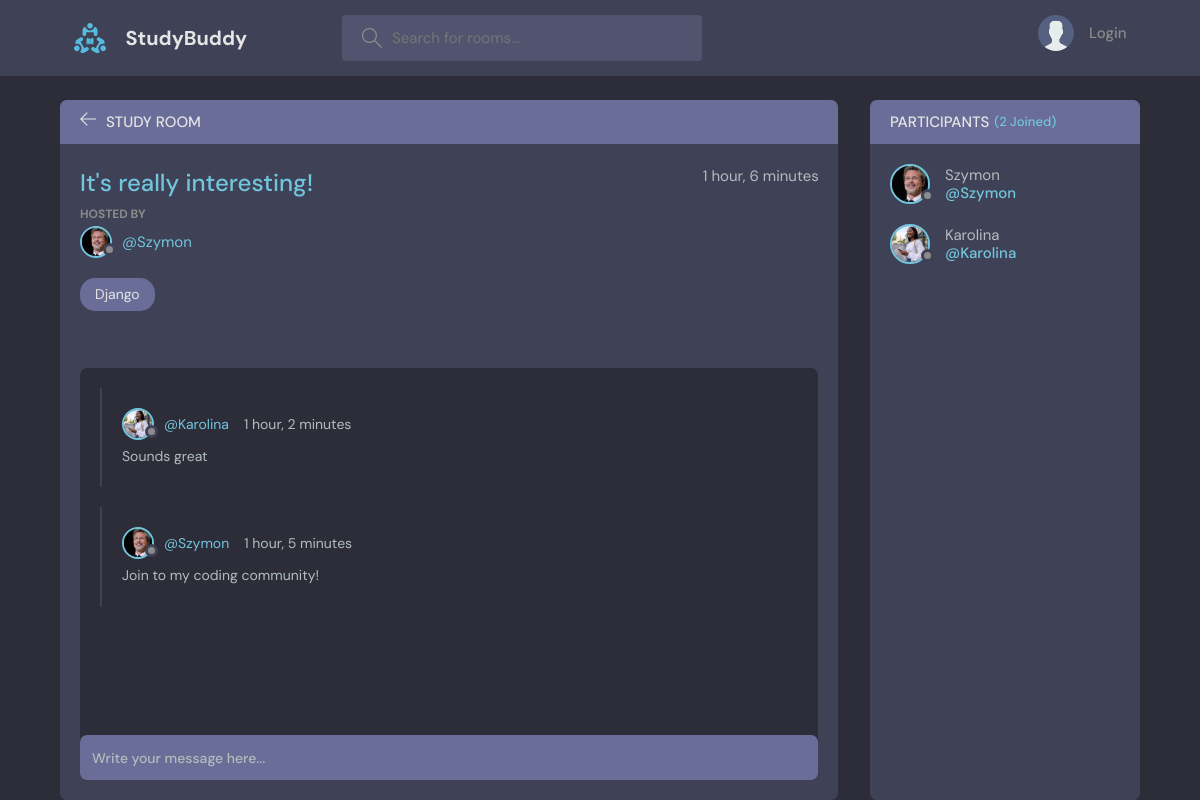
The page /room/4/ on the database its author committed.
### base/models.py (models this page shows, shortened)
class Room(models.Model):
    host = models.ForeignKey(User, on_delete=models.SET_NULL, null=True)
    topic = models.ForeignKey(Topic, on_delete=models.SET_NULL, null=True)
    name = models.CharField(max_length=200)
    description = models.TextField(null=True, blank=True) #Może powstać bez opisu
    participants = models.ManyToManyField(User, related_name='participants', blank=True)
    updated = models.DateTimeField(auto_now=True)
    created = models.DateTimeField(auto_now_add=True) #zapisuje tylko pierwsze stworzenie
    class Meta:
        ordering = ['-updated', '-created']

class User(AbstractUser):
    name = models.CharField(max_length = 200, null = True)
    email = models.EmailField(unique = True, null=True)
    bio = models.TextField(null=True)
    avatar = models.ImageField(null=True, default="avatar.svg")
    USERNAME_FIELD = 'email'
    REQUIRED_FIELDS = []

class Topic(models.Model):
    name = models.CharField(max_length=200)
    def __str__(self):
        return self.name

class Message(models.Model):
    user = models.ForeignKey(User, on_delete=models.CASCADE)
    room = models.ForeignKey(Room, on_delete=models.CASCADE) #Jeśli usuniemy room usuwamy messages
    body = models.TextField()
    updated = models.DateTimeField(auto_now=True)
    created = models.DateTimeField(auto_now_add=True) #zapisuje tylko pierwsze stworzenie
    class Meta:
        ordering = ['-updated', '-created']

### base/views.py (the view, shortened to what this page needs)
# urls.py: path('room/<str:pk>/', views.room, name='room'),
def room (request, pk):
    room = Room.objects.get(id=pk)
    room_messages = room.message_set.all() #od najnowszych
    participants = room.participants.all()
    context = {'room': room, 'room_messages': room_messages, 'participants': participants}
    return render(request, 'base/room.html', context)

### base/templates/base/room.html (shortened to what this page needs)
{% extends 'main.html' %}
{% block content %}
    <main class="profile-page layout layout--2">
      <div class="container">
        <div class="room">
          <div class="room__top">
            <div class="room__topLeft">
              <a href="{% url 'home' %}">
                <svg version="1.1" xmlns="http://www.w3.org/2000/svg" width="32" height="32" viewBox="0 0 32 32">
                  <title>arrow-left</title>
                  <path
                    d="M13.723 2.286l-13.723 13.714 13.719 13.714 1.616-1.611-10.96-10.96h27.625v-2.286h-27.625l10.965-10.965-1.616-1.607z"
                  ></path>
                </svg>
              </a>
              <h3>Study Room</h3>
            </div>
          </div>
          <div class="room__box scroll">
            <div class="room__header scroll">
              <div class="room__info">
                <h3>{{room.name}}</h3>
                <span>{{room.created|timesince}}</span>
              </div>
              <div class="room__hosted">
                <p>Hosted By</p>
                <a href="{% url 'user-profile' room.host.id %}" class="room__author">
                  <div class="avatar avatar--small">
                    <img src="{{room.host.avatar.url}}" />
                  </div>
                  <span>@{{room.host.username}}</span>
                </a>
              </div>
              <span class="room__topics">{{room.topic}}</span>
            </div>
            <div class="room__conversation">
              <div class="threads scroll">
                {% for message in room_messages %}
                <div class="thread">
                  <div class="thread__top">
                    <div class="thread__author">
                      <a href="{% url 'user-profile' message.user.id %}" class="thread__authorInfo">
                        <div class="avatar avatar--small">
                          <img src="{{message.user.avatar.url}}" />
                        </div>
                        <span>@{{message.user.username}}</span>
                      </a>
                      <span class="thread__date">{{message.created|timesince}}</span>
                    </div>
                  </div>
                  <div class="thread__details">
                    {{message.body}}
                  </div>
                </div>
                {% endfor %}
              </div>
            </div>
          </div>
          <div class="room__message">
            <form method ='POST' action="">
              <input name="body" placeholder="Write your message here..." />
            </form>
          </div>
        </div>
        <div class="participants">
          <h3 class="participants__top">Participants <span>({{participants.count}} Joined)</span></h3>
          <div class="participants__list scroll">
            {% for user in participants %}
            <a href="{% url 'user-profile' user.id %}" class="participant">
              <div class="avatar avatar--medium">
                <img src="{{user.avatar.url}}" />
              </div>
              <p>
                {{user.username}}
                <span>@{{user.username}}</span>
              </p>
            </a>
            {% endfor %}
          </div>
        </div>
      </div>
    </main>
 {% endblock content %}

### rows shown on the page
Room: name "It's really interesting!", created "1 hour, 6 minutes", host.avatar (picture), host.username "Szymon", topic "Django"
Message: user.avatar (picture), user.username "Karolina", created "1 hour, 2 minutes", body "Sounds great"
Message: user.avatar (picture), user.username "Szymon", created "1 hour, 5 minutes", body "Join to my coding community!"
User: avatar (picture), username "Szymon"
User: avatar (picture), username "Karolina"

### other values the page prints
{{ participants.count }} "2"
